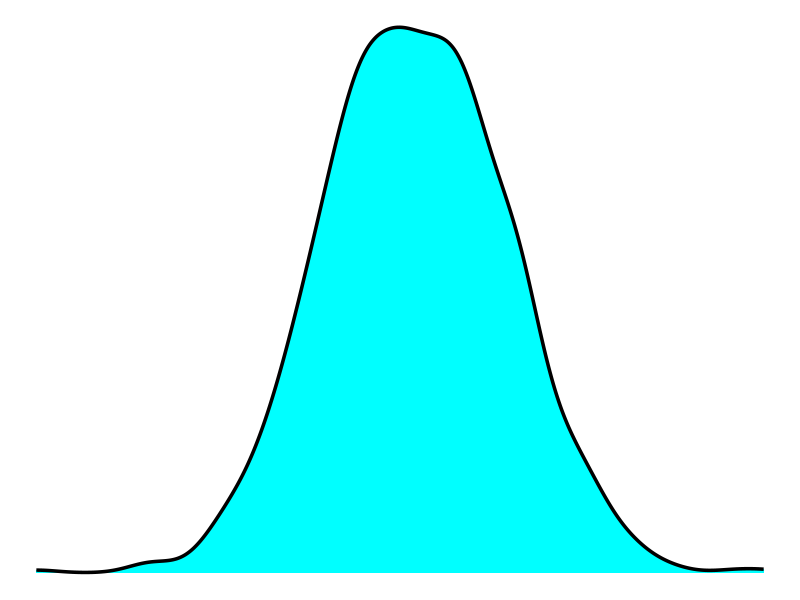

Recreate this plot in R.
## ---- chunk 1
knitr::opts_chunk$set(echo = TRUE)

# https://mcsamueldatasci.github.io/callingCard/
# https://michael-samuel-epidata.netlify.app/

# https://app.netlify.com/sites/michael-samuel-epidata/settings/domain
# mcSamuelDatasci.github.io/callingCard
# https://holtzy.github.io/Pimp-my-rmd/

# https://gt.rstudio.com/


# https://covid19datahub.io/
# https://appsilon.com/ 
# https://appsilon.com/blog/ (good training resources?)


# library(readr)
# covid <- read_csv("COVID-19_Case_Surveillance_Public_Use_Data.csv")


## ---- chunk 2
library(ggplot2)

tDat <- data.frame(myDat = rnorm(1000))


ggplot(data=tDat, aes(x=myDat)) + geom_density(linewidth=1.2,fill="cyan") + theme_void()
